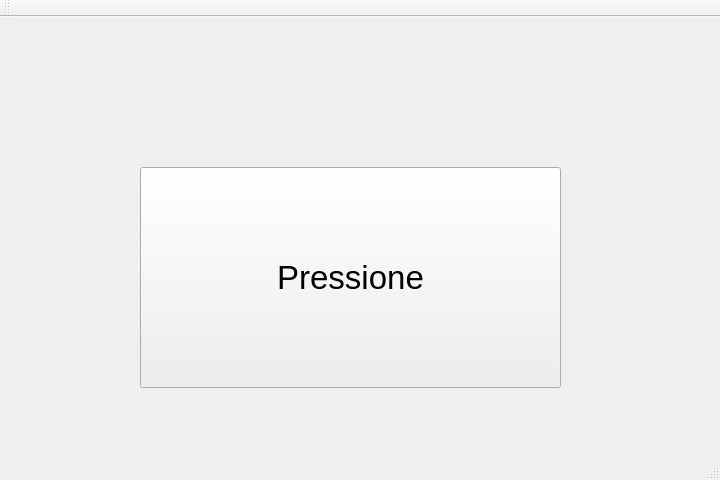
<?xml version="1.0" encoding="UTF-8"?>
<ui version="4.0">
 <class>MainWindow</class>
 <widget class="QMainWindow" name="MainWindow">
  <property name="geometry">
   <rect>
    <x>0</x>
    <y>0</y>
    <width>720</width>
    <height>480</height>
   </rect>
  </property>
  <property name="windowTitle">
   <string>MainWindow</string>
  </property>
  <widget class="QWidget" name="centralWidget">
   <widget class="QPushButton" name="pushButton">
    <property name="geometry">
     <rect>
      <x>140</x>
      <y>150</y>
      <width>421</width>
      <height>221</height>
     </rect>
    </property>
    <property name="font">
     <font>
      <pointsize>25</pointsize>
     </font>
    </property>
    <property name="text">
     <string>Pressione</string>
    </property>
   </widget>
  </widget>
  <widget class="QMenuBar" name="menuBar">
   <property name="geometry">
    <rect>
     <x>0</x>
     <y>0</y>
     <width>720</width>
     <height>25</height>
    </rect>
   </property>
  </widget>
  <widget class="QToolBar" name="mainToolBar">
   <attribute name="toolBarArea">
    <enum>TopToolBarArea</enum>
   </attribute>
   <attribute name="toolBarBreak">
    <bool>true</bool>
   </attribute>
  </widget>
  <widget class="QStatusBar" name="statusBar"/>
 </widget>
 <layoutdefault spacing="6" margin="11"/>
 <resources/>
 <connections/>
</ui>
